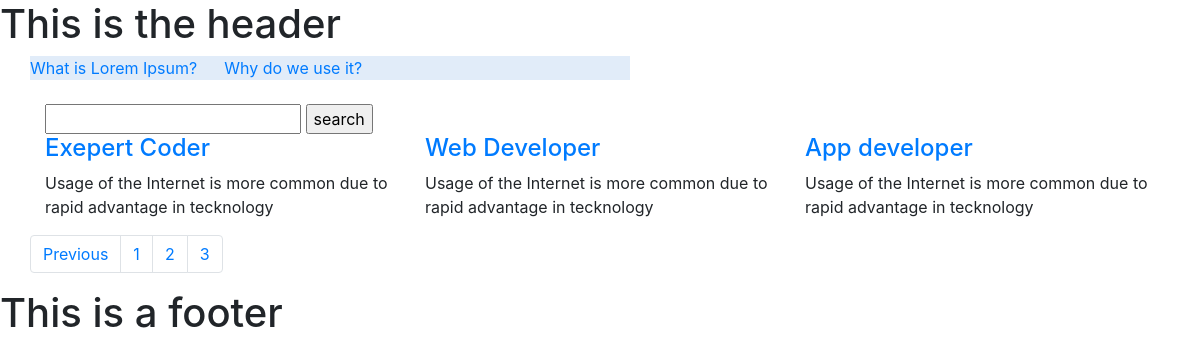
Screenshot of /demopage/?page=3 with the database file from the repository.
### news/models.py (models this page shows)
class news(models.Model):
    news_title = models.CharField(max_length=100)
    news_desc = HTMLField()
    news_slug = AutoSlugField(populate_from='news_title',unique=True,null=True,default=None)

### service/models.py (models this page shows)
class Service(models.Model):
    service_icon = models.CharField(max_length=50)
    service_title = models.CharField(max_length=50)
    service_des = models.TextField()

### wscubetech/views.py (the view)
# urls.py: path('demopage/',views.demopage,name="demopage"),
def demopage(request):
    serviceData = Service.objects.all()     #  serviceData = Service.objects.all().order_by('-id')[:3]     # gives descending order  for ascending order dont use '-' sign to fieldname , [] --> we can  limit the entries i.e. slice the entris
    paginator = Paginator(serviceData,3)
    page_number = request.GET.get('page')
    serviceDatafinal = paginator.get_page(page_number)
    totalPage = serviceDatafinal.paginator.num_pages
    if request.method=="GET":
        st = request.GET.get('servicename')
        if st!= None:
            serviceData = Service.objects.filter(service_title__icontains=st)      # __icontains  use for filter the data ,if we search on a letter it shows or gives result da containing that letter
    newsData = news.objects.all()
    data = {'serviceData':serviceDatafinal,
             'newsData':newsData,
             'last page': totalPage}
    return render(request,"demopage.html",data)

### templates/demopage.html (shortened to what this page needs)
{% extends 'base.html' %}
{% block content %}
<div class="container">
    <div class="row">
      <div class="marquee" style="height: 25px; width: 80vw;">
        <marquee behavior="scroll" direction="left" height="25px" style="background-color:rgb(225, 236, 249); color: black; width:50vw " onmouseover="stop()" onmouseout="start()">
          {% for d in newsData %}
             <a href="/newsDetails/{{ d.news_slug }}">{{ d.news_title}} &nbsp; &nbsp;&nbsp;</a>
          {% endfor %}
        </marquee>
      </div>
<br>
<br>
<div class="col-12">
  <form method="get">
  <input type="text" name="servicename" value=""/>
  <input type="submit" value="search">
  </form>
</div>
        {% for n in serviceData %}
        <div class="col-lg-4 col-md-6">
          <h4>
            <a href="#">{{n.service_title | safe }}</a>
          </h4>
          <p>
            {{n.service_des}}
          </p>
        </div>
        {% empty %}
        no data found
        {% endfor %}
        <nav aria-label="Page navigation example">
          <ul class="pagination">
            {% if serviceData.has_previous%}
            <li class="page-item"><a class="page-link" href="/demopage/?page={{serviceData.previous_page_number}}">Previous</a></li>
            {% endif %}
            <li class="page-item"><a class="page-link" href="/demopage/?page=1">1</a></li>
            <li class="page-item"><a class="page-link" href="/demopage/?page=2">2</a></li>
            <li class="page-item"><a class="page-link" href="/demopage/?page=3">3</a></li>
          </ul>
        </nav>
    </div>
</div>
{% endblock %}

### rows the page displays
news: news_title "What is Lorem Ipsum?"
news: news_title "Why do we use it?"
Service: service_title "Exepert Coder", service_des "Usage of the Internet is more common due to rapid advantage in tecknology"
Service: service_title "Web Developer", service_des "Usage of the Internet is more common due to rapid advantage in tecknology"
Service: service_title "App developer", service_des "Usage of the Internet is more common due to rapid advantage in tecknology"
